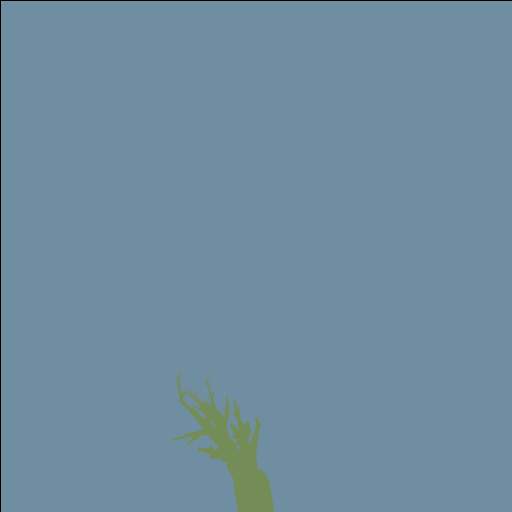
Frame 1 (no input)
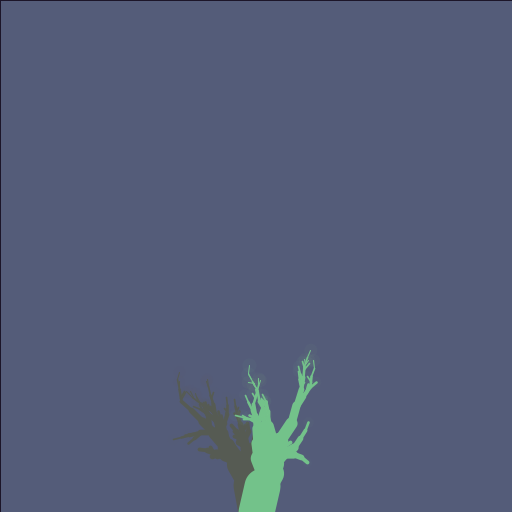
Frame 2 (the mouse pressed at the canvas centre, redrawn once)

The Processing sketch that drew these frames (run headless with seeded random() and noise(); the mouse was pressed at the canvas centre and the sketch redrawn once):

// Processing sketch: trees03
// ── trees03.pde

// LMB = Draw a new tree, with old trees fading away
// MMB = Draw a new tree, on a new background
// RMB = Snapshot


// where should the tree start drawing.  Percentage of resolution:
float treeStartX = .5;
float treeStartY = 1.0;

// TRUNK SETTINGS //

// initial trunk length, as a percentage of screen size:
float[] initTrunkLength = {.05, .1} ;
float initTrunkRotRange = 15;

// random length of new trunks.  Values greater than 1 can cause unpredictable results.
float[] segmentLengthScaleRange = {.85, 1};
// at each split, how many new possible trunks?
int[] randomNewTrunks = {1, 2};
// the range, on either side of zero, that new trunks can be created in
float trunkRotateRange = 90.0;

// test to stop our trunks from growing:
// 32 is the maximum number of trunkSegs, as limited by Processing pushPatrix issues
int maxTrunkSeg = 16;
int minPixelLength = 8;

// how wide should the trunk be to start, as a percentage of resolution, 
// and how quickly should it thin.  The thin is a multiply value, so values less than 1 will
// make it exponentially thinner each step.  It will thin natrually, but this will speed it up
float startWidth = .1;
float widthReduction = .75;

// BRANCH SETTINGS //

// How many times a branch can sprout a new branch?
int branchLevels = 3;

// int maxBranchSeg = 4;
int[] randomNewBranches = {0, 3};
float branchRotateRange = 45;
// for each branchLevel, how much shorter should it be from the previous.  Values greater than .5
// are meaningful.
float shortenBranch = .85;


// LEAF SETTINGS //

int drawTheLeaf = 1;
// define our maximum leaf size, as a percentage of screen size. Leaves get bigger as
// the trunks grow.
float maxLeafsize = .0025;
// how transparent is the leafs?  from 0 to 255
float leafTrans = 16;

// OTHER SETTINGS //

// after each tree is drawn, how much black to apply to fade it out? 0 = no black, 255 = all black.
int transparent = 128;

color randomStrokeCol;
int debug = 0;

//-----------------------------------------------
void setup(){
  size(512,512);
  background(randomColor());
  smooth();

//  frameRate(.5);
}

void draw(){
//  fill(0,0,0,transparent);
  color randomCol = randomColor();
  fill(randomCol, transparent);
  quad(0,0, width,0, height,width, 0, height); 
 
  randomStrokeCol =  randomColor();
  
  int startX = int(width*treeStartX);
  int startY = int(height*treeStartY);
  int bLength = int(height*random(initTrunkLength[0], initTrunkLength[1]));
  
// set our initial tree start location:  
  translate(startX, startY);
  rotate(radians(random(-initTrunkRotRange, initTrunkRotRange)));
  
  drawSegment(bLength, 0, branchLevels);
  noLoop();
}


// SEGMENT CODE  //
// used for drawing trunks and branches.
/*
int segmentLength  :  length of the current trunk
int itter  :  What segment is being drawn?
int trunk  :  if greater than 0, draw branches.  If 0 or less, don't draw branches
*/

void drawSegment(int segmentLength, int itter, int trunk){

  itter++;
  pushMatrix();
    
// define the new width of the segment:
  float initWidth = (startWidth * float(width));

  float it = itter;
  float iw = initWidth;  
  float mb = maxTrunkSeg;
 
  float widthStep = iw / mb;
  float curWidth = initWidth - (it * widthStep);
  float reduce = pow(widthReduction, itter);
  float newWidth = max(1, (curWidth * reduce));    
    
// code to draw the current segment:  
  strokeWeight(newWidth);
  strokeCap(ROUND);


  if(debug == 1){
    if(trunk == 3)
      stroke(255, 0, 0);
    else if(trunk == 2)
      stroke(0, 255, 0);
    else if(trunk == 1)
      stroke(0,0,255);
    else
      stroke(255);
    }
  else
    stroke(randomStrokeCol); 
    
  line(0,0,0,-segmentLength);
    

// test to make sure we can keep drawing trunks:  
  if(segmentLength > minPixelLength && itter < maxTrunkSeg){
 
 // make our branches, if this is a trunk:   
    if(trunk > 0){
      int numNewBranches = int(random(randomNewBranches[0], randomNewBranches[1]));
 
      for(int i=0; i<numNewBranches; i++){
        pushMatrix(); 
        float segLen = -segmentLength;
        float randPos = random(segLen, 0.0);
        translate(0, randPos);  
        
        float randBranchRot = random(0, branchRotateRange);
      // decide if we're branching out on the left or right side:
        float leftRight = random(0, 10);
     
    // rotate the system before we start drawing  
        if(leftRight < 5){
          rotate(radians(-randBranchRot));
        }
        else{
          rotate(radians(randBranchRot)); 
        }
      // now start drawing new branches, but as trunks: 
        int bLength = int(segmentLength * random(segmentLengthScaleRange[0], segmentLengthScaleRange[1]));   
        float newLen = bLength * shortenBranch;   
        int branchLevel = trunk - 1;
        drawSegment(int(newLen), itter, branchLevel);    
        popMatrix(); 
      } 
    } 
   
    translate(0,-segmentLength);
    int numNewTrunks = int(random(randomNewTrunks[0], randomNewTrunks[1]));

    for(int i = 0;i<numNewTrunks;i++){
      int bLength = int(segmentLength * random(segmentLengthScaleRange[0], segmentLengthScaleRange[1]));      
     
     float rotVal = trunkRotateRange;
     if(trunk < 0)
       rotVal = branchRotateRange;
     
    // choose a random rotate range:  
      float randSubRot = random(rotVal);
    // now based on that range, find our random rotation value:
      float trunkRot = random(-randSubRot, randSubRot);   
    // rotate half the range to center it first  
      rotate(-(radians(trunkRot))/2);
    // then do rotation:  
      rotate(radians(trunkRot));
      drawSegment(bLength, itter, trunk);
    }
  }
// if we've come to the end, draw our leaf:
  else{
    if(drawTheLeaf==1){
      translate(0,-segmentLength);   
      drawLeaf(itter);
    }
  }
    
  popMatrix();
}




void drawLeaf(int itter){
  noStroke();
  float i = itter;
  float mb = maxTrunkSeg;
  float alph = (i/mb)*leafTrans;
//  fill(255,255,255, int(alph));
  fill(randomStrokeCol, int(alph));  
  
  float leafVal = height * maxLeafsize;
  float leafSize = itter * leafVal;
  ellipse(0,0, leafSize, leafSize);
}


color randomColor(){
  color newRandomColor = color(random(0,255), random(0,255), random(0,255));
  return newRandomColor;
}

void mousePressed(){
  if(mouseButton == LEFT){
    loop();
  }
  if(mouseButton == CENTER){
    background(randomColor());
    loop();
  }

}
